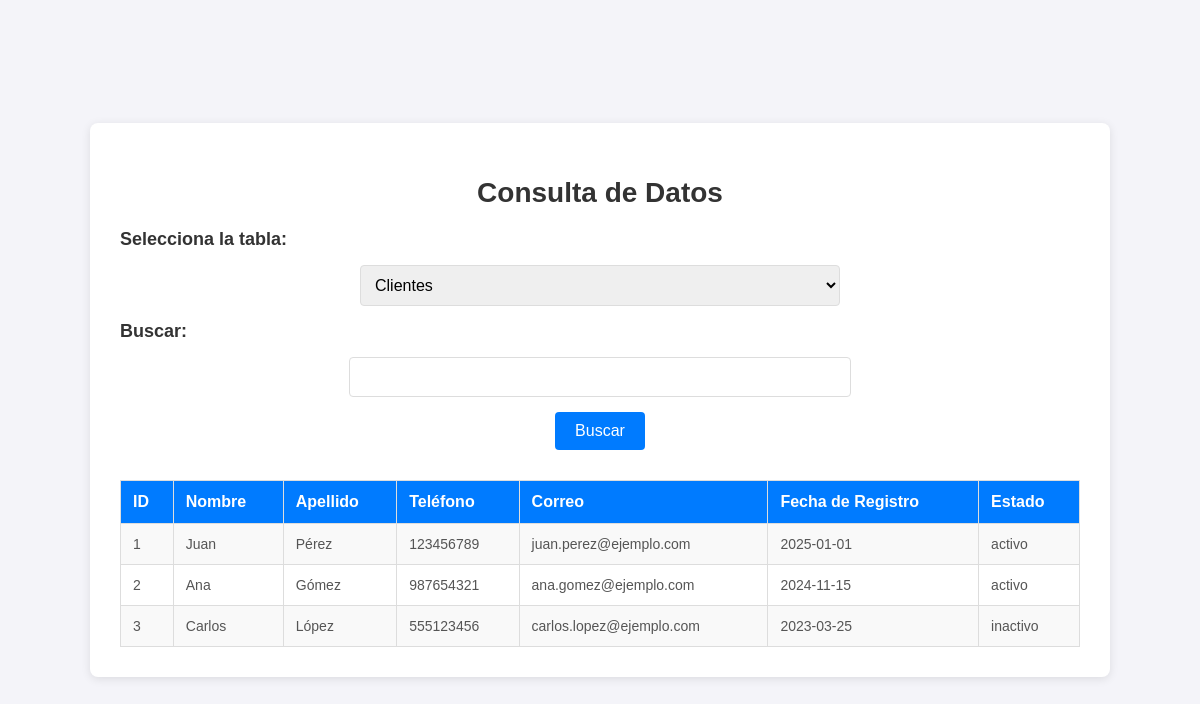
The page / on the database its author committed.
### tables this page shows
CREATE TABLE `Clientes` (
  `cliente_id` int PRIMARY KEY AUTO_INCREMENT,
  `nombre` varchar(50),
  `apellido` varchar(50),
  `telefono` varchar(20),
  `correo_electronico` varchar(100) UNIQUE,
  `fecha_registro` date,
  `estado` enum('activo','inactivo')
);

### index.php (the view, shortened to what this page needs)
<?php
$host = 'localhost';
$dbname = 'Banco4';
$user = 'root';
$password = 'Dekuyojm14$';
try {
    $pdo = new PDO("mysql:host=$host;dbname=$dbname;charset=utf8", $user, $password);
    $pdo->setAttribute(PDO::ATTR_ERRMODE, PDO::ERRMODE_EXCEPTION);
} catch (PDOException $e) {
    die("Error de conexión: " . $e->getMessage());
}
$search = $_GET['buscar'] ?? '';
$tabla = $_GET['tabla'] ?? 'Clientes';
$sql = "";
switch ($tabla) {
    case 'Clientes':
        $sql = "SELECT * FROM Clientes WHERE nombre LIKE :buscar OR apellido LIKE :buscar";
        break;
}
$stmt = $pdo->prepare($sql);
$stmt->execute(['buscar' => "%$search%"]);
$resultado = $stmt->fetchAll(PDO::FETCH_ASSOC);
?>
<!DOCTYPE html>
<html lang="es">
<head>
</head>
<body>
    <div class="container">
        <h2>Consulta de Datos</h2>
        <form method="get">
            <label for="tabla">Selecciona la tabla:</label>
            <select name="tabla" id="tabla">
                <option value="Clientes" <?= $tabla == 'Clientes' ? 'selected' : '' ?>>Clientes</option>
            </select>
            <label for="buscar">Buscar:</label>
            <input type="text" name="buscar" id="buscar" value="<?= htmlspecialchars($search) ?>">
            <button type="submit">Buscar</button>
        </form>
        <?php if ($resultado): ?>
            <table>
                <tr>
                    <?php
                    if ($tabla == 'Clientes') {
                        echo '<th>ID</th><th>Nombre</th><th>Apellido</th><th>Teléfono</th><th>Correo</th><th>Fecha de Registro</th><th>Estado</th>';
                    } elseif ($tabla == 'Cuentas') {
                        echo '<th>ID Cuenta</th><th>Cliente</th><th>Tipo de Cuenta</th><th>Saldo Actual</th><th>Estado</th>';
                    } elseif ($tabla == 'Movimientos') {
                        echo '<th>ID Movimiento</th><th>ID Cuenta</th><th>Fecha</th><th>Tipo</th><th>Monto</th><th>Descripción</th>';
                    } elseif ($tabla == 'Tarjetas') {
                        echo '<th>ID Tarjeta</th><th>Cliente</th><th>Tipo de Tarjeta</th><th>Estado</th><th>Fecha de Emisión</th>';
                    }
                    ?>
                </tr>
                <?php foreach ($resultado as $row): ?>
                    <tr>
                        <?php foreach ($row as $column): ?>
                            <td><?= htmlspecialchars($column) ?></td>
                        <?php endforeach; ?>
                    </tr>
                <?php endforeach; ?>
            </table>
        <?php else: ?>
            <p class="no-results">No se encontraron resultados.</p>
        <?php endif; ?>
    </div>
</body>
</html>

### index.php (style rules this page uses)
body { font-family: 'Arial', sans-serif; background-color: #f4f4f9; margin: 0; padding: 0; display: flex; justify-content: center; align-items: center; min-height: 100vh; }
.container { background-color: #fff; width: 80%; max-width: 1000px; padding: 30px; border-radius: 8px; box-shadow: 0 2px 10px rgba(0, 0, 0, 0.1); }
h2 { text-align: center; color: #333; font-size: 28px; margin-bottom: 20px; }
form { display: flex; flex-direction: column; gap: 15px; margin-bottom: 30px; }
label { font-size: 18px; font-weight: 600; color: #333; }
select, input[type="text"] { padding: 10px; font-size: 16px; border-radius: 4px; border: 1px solid #ddd; width: 50%; margin: 0 auto; }
button { padding: 10px 20px; background-color: #007bff; color: #fff; font-size: 16px; border: none; border-radius: 4px; cursor: pointer; align-self: center; transition: background-color 0.3s; }
table { width: 100%; border-collapse: collapse; margin-top: 20px; }
th, td { border: 1px solid #ddd; padding: 12px; text-align: left; }
th { background-color: #007bff; color: #fff; font-size: 16px; }
td { font-size: 14px; color: #555; }
tr:nth-child(even) { background-color: #f9f9f9; }

### rows shown on the page
clientes: cliente_id "1", nombre "Juan", apellido "Pérez", telefono "123456789", correo_electronico "juan.perez@ejemplo.com", fecha_registro "2025-01-01", estado "activo"
clientes: cliente_id "2", nombre "Ana", apellido "Gómez", telefono "987654321", correo_electronico "ana.gomez@ejemplo.com", fecha_registro "2024-11-15", estado "activo"
clientes: cliente_id "3", nombre "Carlos", apellido "López", telefono "555123456", correo_electronico "carlos.lopez@ejemplo.com", fecha_registro "2023-03-25", estado "inactivo"
